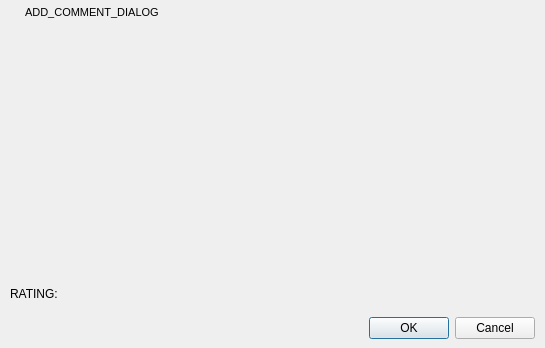
<?xml version="1.0" encoding="UTF-8"?>
<ui version="4.0">
 <class>AddCommentDialog</class>
 <widget class="QWidget" name="AddCommentDialog">
  <property name="geometry">
   <rect>
    <x>0</x>
    <y>0</y>
    <width>545</width>
    <height>348</height>
   </rect>
  </property>
  <property name="windowTitle">
   <string>ADD_COMMENT_DIALOG</string>
  </property>
  <property name="windowIcon">
   <iconset resource="../../../Resources/ltorrent.qrc">
    <normaloff>:/icons/app.ico</normaloff>:/icons/app.ico</iconset>
  </property>
  <layout class="QVBoxLayout" name="verticalLayout">
   <property name="spacing">
    <number>0</number>
   </property>
   <property name="leftMargin">
    <number>1</number>
   </property>
   <property name="topMargin">
    <number>1</number>
   </property>
   <property name="rightMargin">
    <number>1</number>
   </property>
   <property name="bottomMargin">
    <number>0</number>
   </property>
   <item>
    <widget class="QWidget" name="titleBar" native="true">
     <property name="minimumSize">
      <size>
       <width>0</width>
       <height>23</height>
      </size>
     </property>
     <property name="maximumSize">
      <size>
       <width>16777215</width>
       <height>23</height>
      </size>
     </property>
     <property name="styleSheet">
      <string notr="true"/>
     </property>
     <layout class="QHBoxLayout" name="horizontalLayout">
      <property name="spacing">
       <number>4</number>
      </property>
      <property name="leftMargin">
       <number>5</number>
      </property>
      <property name="topMargin">
       <number>0</number>
      </property>
      <property name="rightMargin">
       <number>1</number>
      </property>
      <property name="bottomMargin">
       <number>0</number>
      </property>
      <item>
       <widget class="QLabel" name="tbMenu">
        <property name="maximumSize">
         <size>
          <width>15</width>
          <height>15</height>
         </size>
        </property>
        <property name="text">
         <string/>
        </property>
        <property name="pixmap">
         <pixmap resource="../../../Resources/ltorrent.qrc">:/icons/app.ico</pixmap>
        </property>
        <property name="scaledContents">
         <bool>true</bool>
        </property>
       </widget>
      </item>
      <item>
       <widget class="QLabel" name="LTitle">
        <property name="minimumSize">
         <size>
          <width>100</width>
          <height>22</height>
         </size>
        </property>
        <property name="maximumSize">
         <size>
          <width>16777215</width>
          <height>22</height>
         </size>
        </property>
        <property name="font">
         <font>
          <family>Arial</family>
          <pointsize>8</pointsize>
          <weight>50</weight>
          <bold>false</bold>
          <stylestrategy>PreferDefault</stylestrategy>
         </font>
        </property>
        <property name="styleSheet">
         <string notr="true"/>
        </property>
        <property name="text">
         <string>ADD_COMMENT_DIALOG</string>
        </property>
        <property name="textFormat">
         <enum>Qt::AutoText</enum>
        </property>
       </widget>
      </item>
      <item>
       <widget class="QPushButton" name="pbClose">
        <property name="minimumSize">
         <size>
          <width>22</width>
          <height>22</height>
         </size>
        </property>
        <property name="maximumSize">
         <size>
          <width>22</width>
          <height>22</height>
         </size>
        </property>
        <property name="iconSize">
         <size>
          <width>22</width>
          <height>22</height>
         </size>
        </property>
        <property name="flat">
         <bool>true</bool>
        </property>
       </widget>
      </item>
     </layout>
    </widget>
   </item>
   <item>
    <widget class="QWidget" name="m_centralWidget" native="true">
     <layout class="QGridLayout" name="rootContentLayout">
      <item row="1" column="1">
       <widget class="QWidget" name="widget_2" native="true"/>
      </item>
      <item row="2" column="1">
       <widget class="QDialogButtonBox" name="buttonBox">
        <property name="standardButtons">
         <set>QDialogButtonBox::Cancel|QDialogButtonBox::Ok</set>
        </property>
       </widget>
      </item>
      <item row="1" column="0">
       <widget class="QLabel" name="label">
        <property name="maximumSize">
         <size>
          <width>16777215</width>
          <height>35</height>
         </size>
        </property>
        <property name="text">
         <string>RATING:</string>
        </property>
       </widget>
      </item>
      <item row="0" column="0" colspan="2">
       <widget class="QWidget" name="widget" native="true"/>
      </item>
     </layout>
    </widget>
   </item>
  </layout>
 </widget>
 <resources>
  <include location="../../../Resources/ltorrent.qrc"/>
  <include location="../../../Resources/ltorrent.qrc"/>
 </resources>
 <connections>
  <connection>
   <sender>buttonBox</sender>
   <signal>accepted()</signal>
   <receiver>AddCommentDialog</receiver>
   <slot>OnAccepted()</slot>
   <hints>
    <hint type="sourcelabel">
     <x>295</x>
     <y>327</y>
    </hint>
    <hint type="destinationlabel">
     <x>272</x>
     <y>173</y>
    </hint>
   </hints>
  </connection>
  <connection>
   <sender>buttonBox</sender>
   <signal>rejected()</signal>
   <receiver>AddCommentDialog</receiver>
   <slot>close()</slot>
   <hints>
    <hint type="sourcelabel">
     <x>295</x>
     <y>327</y>
    </hint>
    <hint type="destinationlabel">
     <x>272</x>
     <y>173</y>
    </hint>
   </hints>
  </connection>
 </connections>
 <slots>
  <slot>MountSelectedFILE()</slot>
  <slot>OnAccepted()</slot>
 </slots>
</ui>
